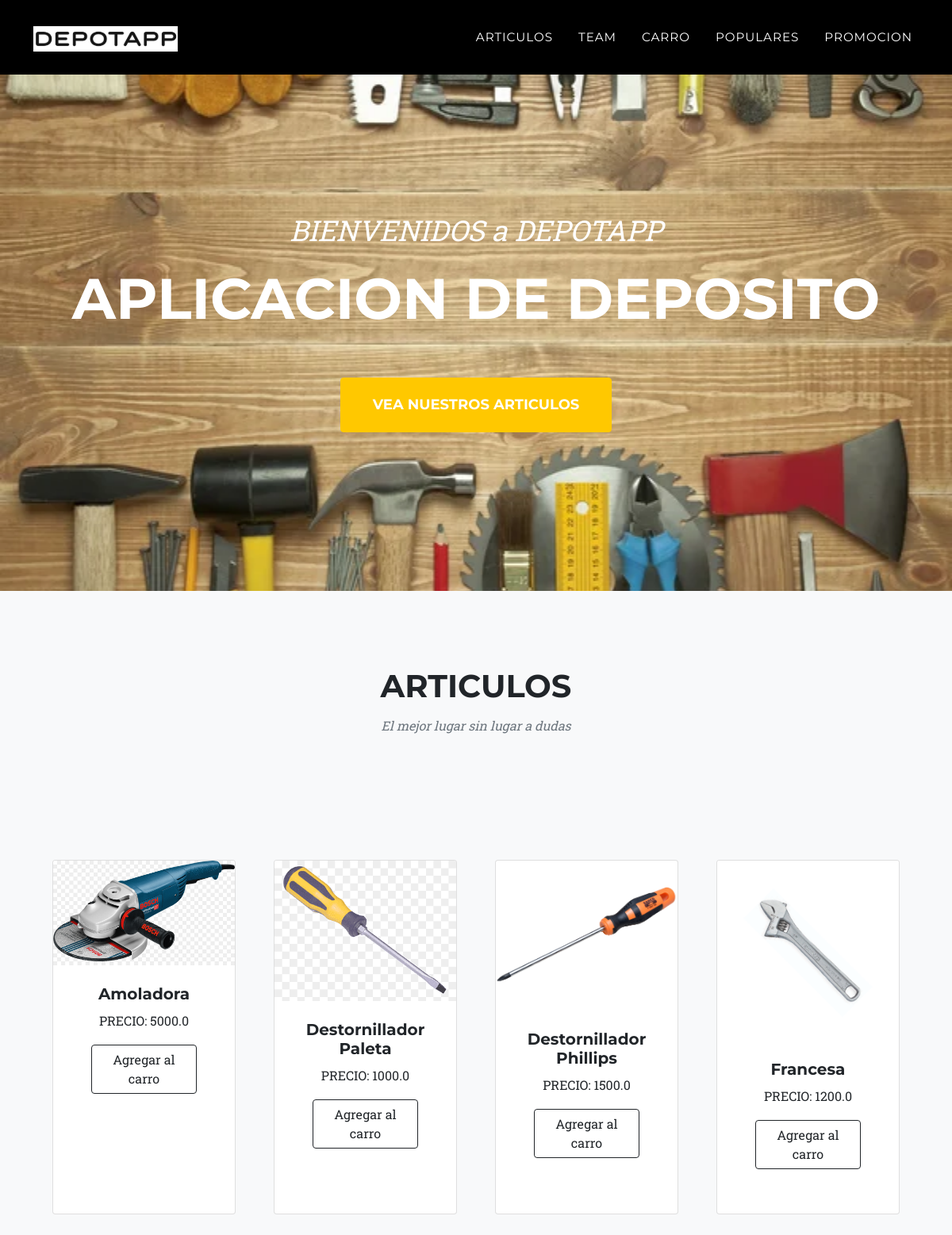
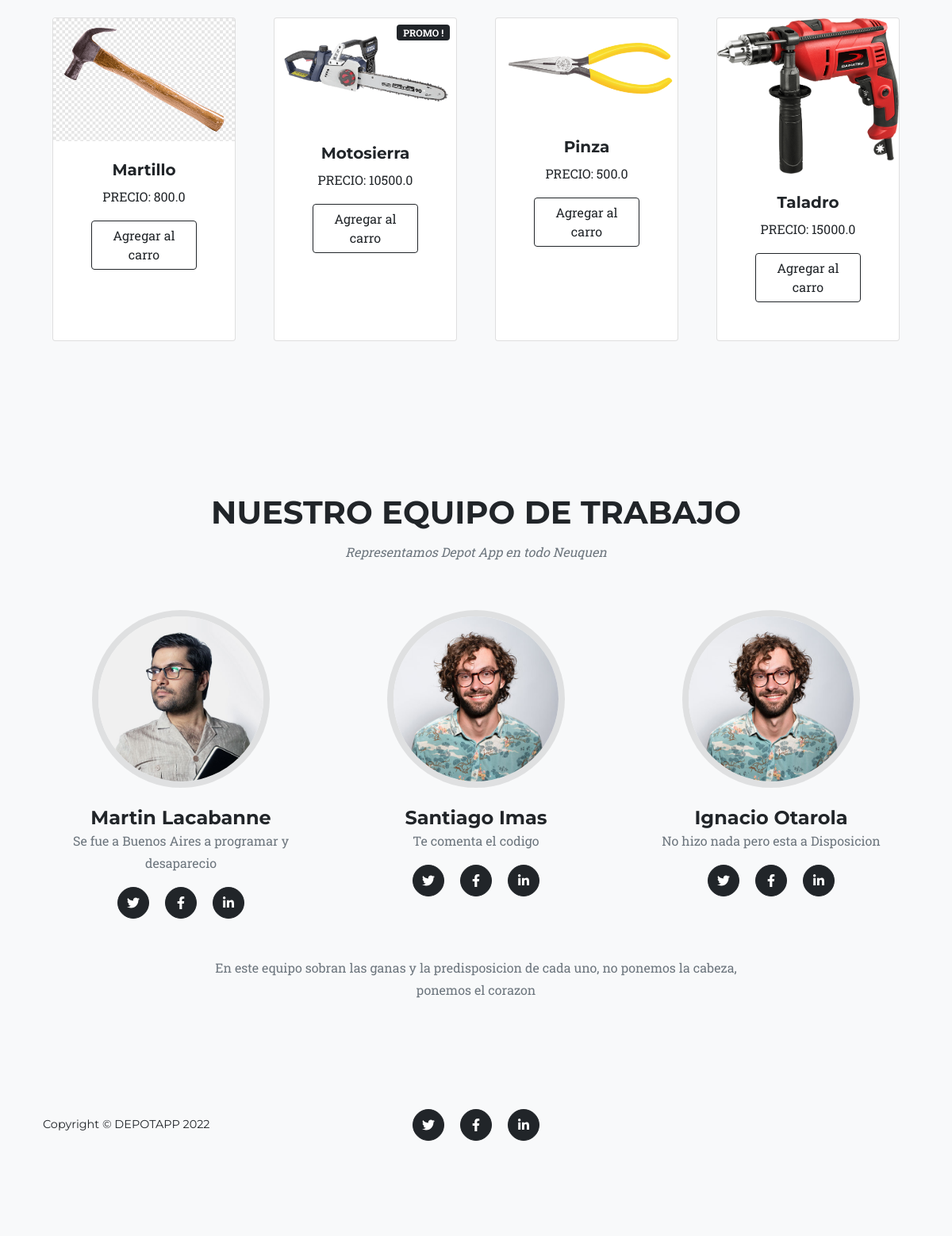
The page / on the database its author committed (2 pictures, top to bottom).
### TiendaDepot/models.py (models this page shows, shortened)
class Articulo(models.Model):
    Nombre=models.CharField(max_length=50)
    imagen=models.ImageField(upload_to="TiendaDepot",null=True, blank=True)
    precio=models.FloatField()
    stock=models.IntegerField()
    TIPO_ARTICULO_CHOICES = [
        (1,'Normal'),
        (2,'Popular'),
        (3,'Promo'),
    ]
    tipo=models.IntegerField(choices=TIPO_ARTICULO_CHOICES, default=1)
    created=models.DateTimeField(auto_now_add=True)
    updated=models.DateTimeField(auto_now_add=True)
    class Meta:
        verbose_name='Articulo'
        verbose_name_plural='Articulos'

### TiendaDepot/views.py (the view)
# urls.py: path('', views.index, name="Index"),
def index(request):
    Articulos=Articulo.objects.all().order_by("Nombre")
    return render (request, "index.html", {"articulos":Articulos})

### carro/context_processor.py (called while the page is built)
def importeTotalCarro(request):
    total=0
    cantidad=0
    if "carro" in request.session.keys():
        for key, value in request.session["carro"].items():
            total=total+float(value["precio"])
            cantidad=cantidad+value["cantidad"]
    return {"importeTotalCarro":total, "cantidadArticulos":cantidad}

### TiendaDepot/templates/index.html (shortened to what this page needs)
{% load static %}
<!DOCTYPE html>
<html lang="en">
    <head>
        <link href="{% static 'css/styles.css'%}" rel="stylesheet" />
    </head>
    <body id="page-top">
        <nav class="navbar navbar-expand-lg navbar-dark fixed-top" id="mainNav">
            <div class="container">
                <a class="navbar-brand" href="{% url 'Index' %}"><img src="{% static 'assets/img/logos/logo2.png' %}" alt="..." /></a>
                <div class="collapse navbar-collapse" id="navbarResponsive">
                    <ul class="navbar-nav text-uppercase ms-auto py-4 py-lg-0">
                        <li class="nav-item"><a class="nav-link" href="{% url 'Index' %}">Articulos</a></li>
                        <li class="nav-item"><a class="nav-link" href="#team">Team</a></li>
                        <li class="nav-item"><a class="nav-link" href="{% url 'carro:carrito' %}">Carro</a></li>
                        <li class="nav-item"><a class="nav-link" href="{% url 'IndexPopu' %}">Populares</a></li>
                        <li class="nav-item"><a class="nav-link" href="{% url 'IndexPromo' %}">Promocion</a></li>
                    </ul>
                </div>
            </div>
        </nav>
        <header class="masthead">
            <div class="container">
                <div class="masthead-subheading">BIENVENIDOS a DEPOTAPP</div>
                <div class="masthead-heading text-uppercase">Aplicacion de deposito</div>
                <a class="btn btn-primary btn-xl text-uppercase" href="#portfolio">Vea nuestros Articulos</a>
            </div>
        </header>
        <section class="page-section bg-light" id="portfolio">
            <div class="container">
                <div class="text-center">
                    <h2 class="section-heading text-uppercase">Articulos</h2>
                    <h3 class="section-subheading text-muted">El mejor lugar sin lugar a dudas</h3>
                </div>
            <section class="py-5" >
                <div class="container px-4 pxlg-5 mt-5">
                    <div class="row gx-4 gx-lg-5 row-cols-2 row-cols-md-3 row-cols-xl-4 justify-content-center">
                {% for articulo in articulos %}
                    <div class="col mb-5">
                        <div class="card h-100" >
                            {% if articulo.tipo == 3 %}
                                <div class="badge bg-dark text-white position-absolute" style="top: 0.5rem; right: 0.5rem ">
                                    PROMO !
                                </div>
                            {% endif %}
                                <img class="card-img-top" src="{{articulo.imagen.url}}" alt="..." />
                                <div class="card-body p-4">
                                    <div class="text-center" >
                                    <h5 class="fw-bolder">{{articulo.Nombre}}</h5>
                                    <p>PRECIO:  {{articulo.precio}}</p>
                                    <div class="card-footer p-4 pt-0 border-top-0 bg-transparent">
                                        <div class="text-center"><a class="btn btn-outline-dark mt-auto" href="{% url 'carro:agregar' articulo.id %}">Agregar al carro</a></div>
                                    </div>
                                </div>
                            </div>
                        </div>
                    </div>
                {% endfor %}
                    </div>
                </div>
            </section>
        <section class="page-section bg-light" id="team">
            <div class="container">
                <div class="text-center">
                    <h2 class="section-heading text-uppercase">Nuestro equipo de trabajo</h2>
                    <h3 class="section-subheading text-muted">Representamos Depot App en todo Neuquen</h3>
                </div>
                <div class="row">
                    <div class="col-lg-4">
                        <div class="team-member">
                            <img class="mx-auto rounded-circle" src="{% static 'assets/img/team/1.jpg' %}" alt="..." />
                            <h4>Martin Lacabanne</h4>
                            <p class="text-muted">Se fue a Buenos Aires a programar y desaparecio</p>
                            <a class="btn btn-dark btn-social mx-2" href="#!" aria-label="Parveen Anand Twitter Profile"><i class="fab fa-twitter"></i></a>
                            <a class="btn btn-dark btn-social mx-2" href="#!" aria-label="Parveen Anand Facebook Profile"><i class="fab fa-facebook-f"></i></a>
                            <a class="btn btn-dark btn-social mx-2" href="#!" aria-label="Parveen Anand LinkedIn Profile"><i class="fab fa-linkedin-in"></i></a>
                        </div>
                    </div>
                    <div class="col-lg-4">
                        <div class="team-member">
                            <img class="mx-auto rounded-circle" src="{% static 'assets/img/team/3.jpg' %}" alt="..." />
                            <h4>Santiago Imas</h4>
                            <p class="text-muted">Te comenta el codigo</p>
                            <a class="btn btn-dark btn-social mx-2" href="#!" aria-label="Diana Petersen Twitter Profile"><i class="fab fa-twitter"></i></a>
                            <a class="btn btn-dark btn-social mx-2" href="#!" aria-label="Diana Petersen Facebook Profile"><i class="fab fa-facebook-f"></i></a>
                            <a class="btn btn-dark btn-social mx-2" href="#!" aria-label="Diana Petersen LinkedIn Profile"><i class="fab fa-linkedin-in"></i></a>
                        </div>
                    </div>
                    <div class="col-lg-4">
                        <div class="team-member">
                            <img class="mx-auto rounded-circle" src="{% static 'assets/img/team/3.jpg' %}" alt="..." />
                            <h4>Ignacio Otarola</h4>
                            <p class="text-muted">No hizo nada pero esta a Disposicion</p>
                            <a class="btn btn-dark btn-social mx-2" href="#!" aria-label="Larry Parker Twitter Profile"><i class="fab fa-twitter"></i></a>
                            <a class="btn btn-dark btn-social mx-2" href="#!" aria-label="Larry Parker Facebook Profile"><i class="fab fa-facebook-f"></i></a>
                            <a class="btn btn-dark btn-social mx-2" href="#!" aria-label="Larry Parker LinkedIn Profile"><i class="fab fa-linkedin-in"></i></a>
                        </div>
                    </div>
                </div>
                <div class="row">
                    <div class="col-lg-8 mx-auto text-center"><p class="large text-muted">En este equipo sobran las ganas y la predisposicion de cada uno, no ponemos la cabeza, ponemos el corazon</p></div>
                </div>
            </div>
        </section>
        <footer class="footer py-4">
            <div class="container">
                <div class="row align-items-center">
                    <div class="col-lg-4 text-lg-start">Copyright &copy; DEPOTAPP 2022</div>
                    <div class="col-lg-4 my-3 my-lg-0">
                        <a class="btn btn-dark btn-social mx-2" href="#!" aria-label="Twitter"><i class="fab fa-twitter"></i></a>
                        <a class="btn btn-dark btn-social mx-2" href="#!" aria-label="Facebook"><i class="fab fa-facebook-f"></i></a>
                        <a class="btn btn-dark btn-social mx-2" href="#!" aria-label="LinkedIn"><i class="fab fa-linkedin-in"></i></a>
                    </div>
                </div>
            </div>
        </footer>
    </body>
</html>

### rows shown on the page
Articulo: imagen (picture), Nombre "Amoladora", precio "5000.0"
Articulo: imagen (picture), Nombre "Destornillador Paleta", precio "1000.0"
Articulo: imagen (picture), Nombre "Destornillador Phillips", precio "1500.0"
Articulo: imagen (picture), Nombre "Francesa", precio "1200.0"
Articulo: imagen (picture), Nombre "Martillo", precio "800.0"
Articulo: tipo "PROMO !", imagen (picture), Nombre "Motosierra", precio "10500.0"
Articulo: imagen (picture), Nombre "Pinza", precio "500.0"
Articulo: imagen (picture), Nombre "Taladro", precio "15000.0"
